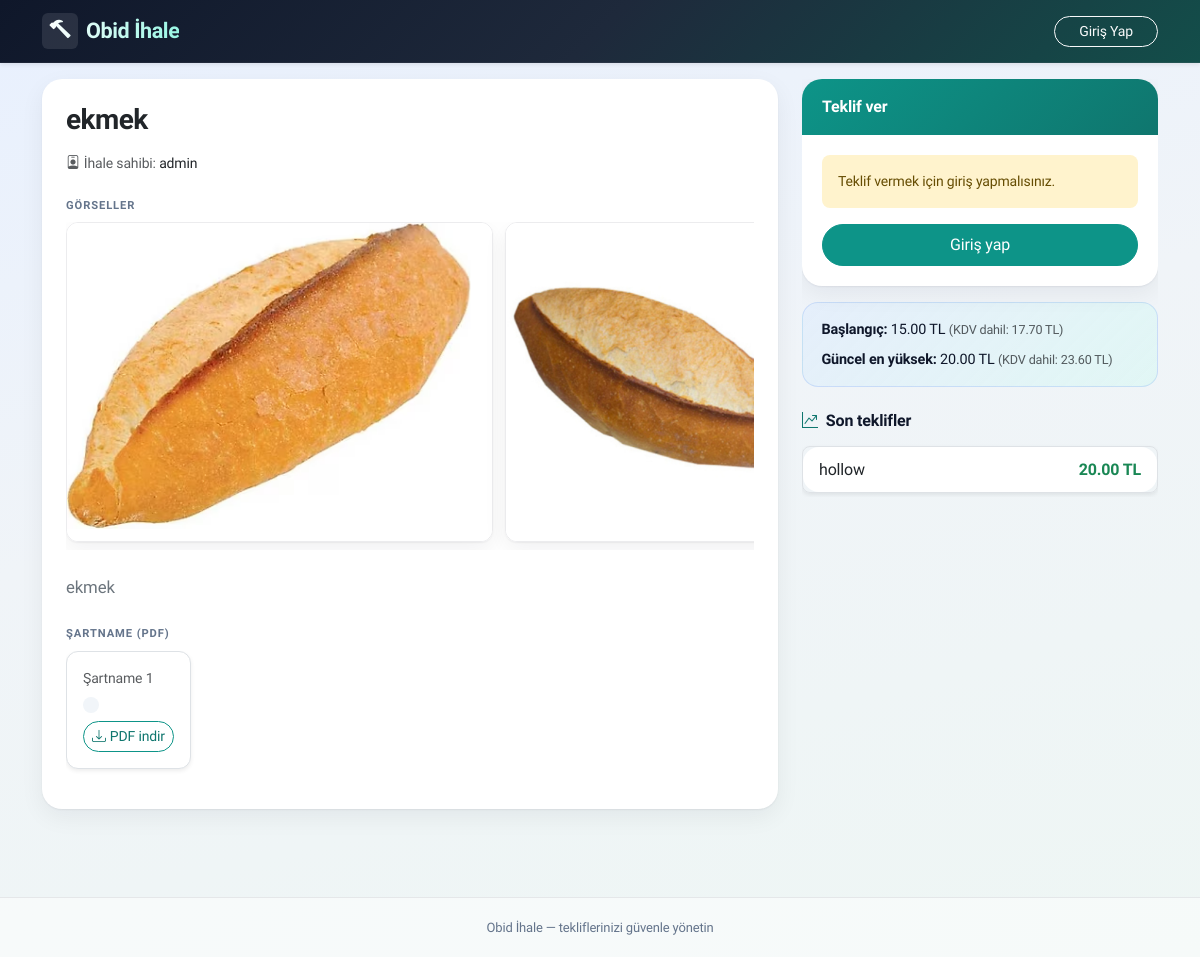
/auctions/29/, run on an earlier commit of the app's database.
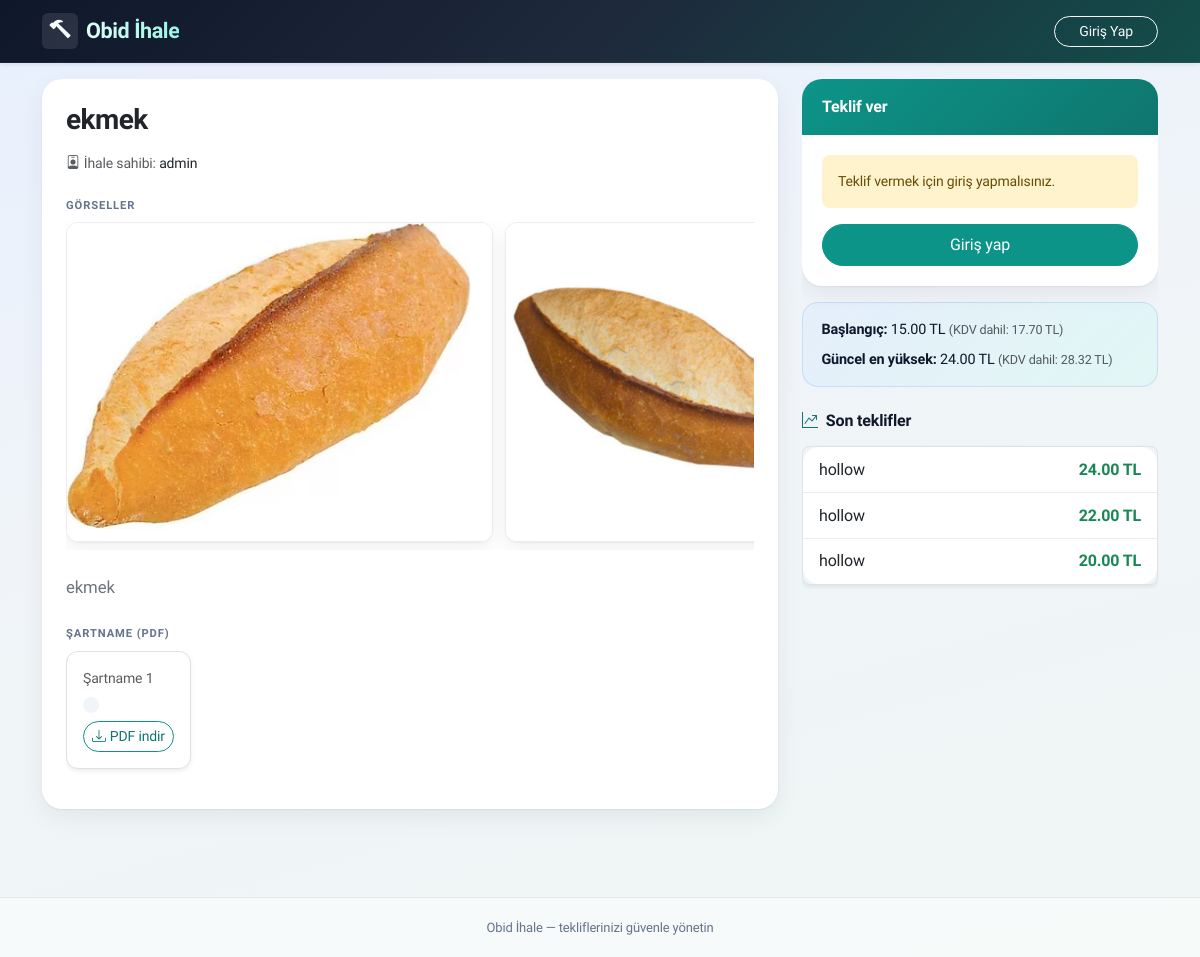
And on a later commit of the database.
### auctions/models.py (models this page shows, shortened)
class Auction(models.Model):
    owner = models.ForeignKey(
        User,
        on_delete=models.CASCADE,
        related_name = "auctions")
    winner = models.ForeignKey(
        User,
        on_delete=models.SET_NULL,
        null=True,
        blank=True,
        related_name="won_auctions"
    )
    title = models.CharField(max_length=200)
    description = models.TextField()
    starting_price = models.DecimalField(max_digits=10, decimal_places=2)
    current_price = models.DecimalField(max_digits=10, decimal_places=2)
    vat_rate = models.DecimalField(max_digits=3, decimal_places=2, default=Decimal('0.18'), help_text="KDV oranı (örn: 0.18 için %18)")
    created_at = models.DateTimeField(auto_now_add=True)
    active = models.BooleanField(default=True)
    end_time = models.DateTimeField(null=True, blank=True)
    def expire_if_needed(self):
        if self.active and self.end_time and timezone.now() > self.end_time:
            self._close_auction()
            return True
        return False
    @classmethod
    def expire_overdue(cls):
        expired_auctions = cls.objects.filter(active=True, end_time__isnull=False, end_time__lt=timezone.now()).prefetch_related('bids')
        updated_count = 0
        for auction in expired_auctions:
            auction._close_auction()
            updated_count += 1
        return updated_count
    def get_minimum_bid_amount(self):
        minimum = self.current_price * Decimal('1.05')
        return minimum.quantize(Decimal('0.01'), rounding=ROUND_CEILING)
    @property
    def starting_price_with_vat(self):
        return (self.starting_price * (1 + self.vat_rate)).quantize(Decimal('0.01'), rounding=ROUND_CEILING)
    @property
    def current_price_with_vat(self):
        return (self.current_price * (1 + self.vat_rate)).quantize(Decimal('0.01'), rounding=ROUND_CEILING)
    class Meta:
        verbose_name = "İhale"
        verbose_name_plural = "İhaleler"

class AuctionImage(models.Model):
    auction = models.ForeignKey(
        Auction,
        on_delete=models.CASCADE,
        related_name="images",
    )
    image = models.ImageField(upload_to="auction_gallery/")
    order = models.PositiveSmallIntegerField(default=0)
    class Meta:
        ordering = ["order", "id"]
        verbose_name = "İhale görseli"
        verbose_name_plural = "İhale görselleri"

class AuctionSpecificationFile(models.Model):
    auction = models.ForeignKey(
        Auction,
        on_delete=models.CASCADE,
        related_name="specification_files",
    )
    file = models.FileField(
        upload_to="auction_specifications/",
        validators=[FileExtensionValidator(allowed_extensions=["pdf"])],
    )
    order = models.PositiveSmallIntegerField(default=0)
    class Meta:
        ordering = ["order", "id"]
        verbose_name = "Şartname (PDF)"
        verbose_name_plural = "Şartname dosyaları"

class Bid(models.Model):
    user = models.ForeignKey(
        User,
        on_delete=models.CASCADE,
        related_name = "bids"
    )
    auction = models.ForeignKey(
        Auction,
        on_delete=models.CASCADE,
        related_name = "bids"
    )
    amount = models.DecimalField(max_digits=10, decimal_places=2)
    created_at = models.DateTimeField(auto_now_add=True)
    class Meta:
        unique_together = ('auction', 'user', 'amount')
        verbose_name = "Teklif"
        verbose_name_plural = "Teklifler"

### auctions/views.py (the view)
# urls.py: path('<int:pk>/', views.tender_detail, name='detail'),
def tender_detail(request, pk):
    auction = get_object_or_404(
        Auction.objects.prefetch_related("images", "specification_files"),
        pk=pk,
    )
    auction.expire_if_needed()
    form = None
    if request.method == "POST":
        if not request.user.is_authenticated:
            messages.warning(request, "Teklif vermek için önce giriş yapmalısınız.")
            return redirect('auctions:detail', pk=pk)
        with transaction.atomic():
            auction = Auction.objects.select_for_update().prefetch_related(
                "images", "specification_files"
            ).get(pk=pk)
            auction.expire_if_needed()
            if not auction.active:
                messages.error(request, "Bu ihale bitmiş olduğu için artık teklif kabul etmiyor.")
                return redirect('auctions:detail', pk=pk)
            form = BidForm(request.POST, auction=auction)
            if form.is_valid():
                bid = form.save(commit=False)
                bid.user = request.user
                bid.auction = auction
                try:
                    bid.save()
                except IntegrityError:
                    messages.error(
                        request,
                        "Bu teklif zaten mevcut veya işlem sırasında bir hata oluştu. Lütfen tekrar deneyiniz."
                    )
                    return redirect('auctions:detail', pk=pk)
                auction.current_price = bid.amount
                auction.save(update_fields=['current_price'])
                messages.success(request, "Teklifiniz başarıyla kaydedildi.")
                return redirect('auctions:detail', pk=pk)
            else:
                for error in form.errors.values():
                    messages.error(request, error)
    else:
        if request.user.is_authenticated:
            form = BidForm(auction=auction)
    bids = auction.bids.all().order_by('-amount')[:5]
    min_next_bid = auction.get_minimum_bid_amount()
    is_watched = False
    if request.user.is_authenticated:
        is_watched = AuctionWatchlistEntry.objects.filter(
            user=request.user, auction=auction
        ).exists()
    return render(request, 'auctions/tender_detail.html', {
        'auction': auction,
        'bids': bids,
        'form': form,
        'min_next_bid': min_next_bid,
        'is_watched': is_watched,
    })

### templates/auctions/tender_detail.html (shortened to what this page needs)
{% extends 'users/base.html' %}
{% block content %}
<div class="container py-3">
    <div class="row g-4">
        <div class="col-lg-8">
            <div class="card detail-main-card border-0 mb-4">
                <div class="card-body p-4">
                    <div class="d-flex align-items-start justify-content-between gap-3 flex-wrap mb-3">
                        <h1 class="h3 card-title mb-0 fw-bold flex-grow-1" style="letter-spacing:-0.02em;">{{ auction.title }}</h1>
                    </div>
                    <p class="text-muted mb-4 small">
                        <i class="bi bi-person-badge me-1"></i>İhale sahibi: <span class="text-dark fw-medium">{{ auction.owner.username }}</span>
                    </p>
                    {% with imgs=auction.images.all pdfs=auction.specification_files.all %}
                        {% if imgs %}
                        <p class="section-label mb-2">Görseller</p>
                        <div class="auction-gallery mb-4" role="region" aria-label="İhale görselleri">
                            {% for gi in imgs %}
                            <img src="{{ gi.image.url }}" class="img-fluid" loading="lazy" alt="{{ auction.title }} — görsel {{ forloop.counter }}">
                            {% endfor %}
                        </div>
                        {% endif %}
                        <p class="lead text-secondary mb-4" style="font-size:1.05rem;line-height:1.65;">{{ auction.description }}</p>
                        {% if pdfs %}
                        <p class="section-label mb-2">Şartname (PDF)</p>
                        <div class="pdf-viewers-row mb-2" role="region" aria-label="Şartname PDF önizlemeleri">
                            {% for spec in pdfs %}
                            <div class="pdf-viewer-card flex-shrink-0 border bg-white p-3 shadow-sm"
                                 data-pdf-url="{{ spec.file.url }}">
                                <div class="small text-muted mb-2 fw-medium">Şartname {{ forloop.counter }}</div>
                                <div class="pdf-pages"></div>
                                <a href="{{ spec.file.url }}" class="btn btn-sm btn-outline-primary mt-2 w-100 rounded-pill" download>
                                    <i class="bi bi-download me-1"></i>PDF indir
                                </a>
                            </div>
                            {% endfor %}
                        </div>
                        {% endif %}
                    {% endwith %}
                </div>
            </div>
        </div>
        <div class="col-lg-4">
            <aside class="auction-sidebar-sticky">
            <div class="card bid-panel-card mb-3">
                <div class="card-header text-white">Teklif ver</div>
                <div class="card-body">
                    {% if auction.active %}
                        {% if user.is_authenticated %}
                        <form method="POST">
                            {% csrf_token %}
                            <div class="mb-3">
                                <label class="form-label fw-medium">Yeni teklif tutarı (TL)</label>
                                {{ form.amount }}
                                {% if form.amount.errors %}
                                    {% for error in form.amount.errors %}
                                        <div class="invalid-feedback d-block">{{ error }}</div>
                                    {% endfor %}
                                {% endif %}
                                <div class="form-text small">
                                    Mevcut: <strong>{{ auction.current_price }} TL</strong> (KDV dahil: {{ auction.current_price_with_vat }} TL). Bir sonraki teklif en az <strong>{{ min_next_bid }} TL</strong> olmalıdır.
                                </div>
                            </div>
                            <button type="submit" class="btn btn-success w-100 rounded-pill py-2 fw-semibold">Teklifi gönder</button>
                        </form>
                        {% else %}
                        <div class="alert alert-warning small mb-3 rounded-3 border-0">Teklif vermek için giriş yapmalısınız.</div>
                        <a href="{% url 'users:login' %}" class="btn btn-primary w-100 rounded-pill py-2">Giriş yap</a>
                        {% endif %}
                    {% else %}
                        <div class="alert alert-secondary small mb-0 rounded-3">Bu ihale tekliflere kapalıdır.</div>
                    {% endif %}
                </div>
            </div>
            <div class="info-strip mb-4">
                <div class="d-flex flex-column gap-2">
                    <span><strong>Başlangıç:</strong> {{ auction.starting_price }} TL <small class="text-muted">(KDV dahil: {{ auction.starting_price_with_vat }} TL)</small></span>
                    <span><strong>Güncel en yüksek:</strong> {{ auction.current_price }} TL <small class="text-muted">(KDV dahil: {{ auction.current_price_with_vat }} TL)</small></span>
                </div>
            </div>
            <div class="bids-list">
                <h2 class="h6 fw-bold mb-3 d-flex align-items-center gap-2">
                    <i class="bi bi-graph-up-arrow text-primary"></i> Son teklifler
                </h2>
                <ul class="list-group list-group-flush shadow-sm rounded-3 overflow-hidden border">
                    {% for bid in bids %}
                        <li class="list-group-item d-flex justify-content-between align-items-center">
                            <span class="text-truncate me-2">{{ bid.user.username }}</span>
                            <strong class="text-success text-nowrap">{{ bid.amount }} TL</strong>
                        </li>
                    {% empty %}
                        <li class="list-group-item text-muted text-center small py-4">Henüz teklif yok.</li>
                    {% endfor %}
                </ul>
            </div>
            </aside>
        </div>
    </div>
</div>
{% endblock %}

What changed in the data, as far as the page shows it:
changed Auction "ekmek": current_price "20.00" → "24.00"; current_price_with_vat "23.60" → "28.32"
added Bid: user.username "hollow", amount "24.00"
added Bid: user.username "hollow", amount "22.00"
